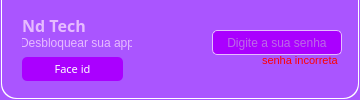
        <widget class="QFrame" name="frame_log">
         <property name="minimumSize">
          <size>
           <width>360</width>
           <height>0</height>
          </size>
         </property>
         <property name="maximumSize">
          <size>
           <width>360</width>
           <height>130</height>
          </size>
         </property>
         <property name="styleSheet">
          <string notr="true">background-color: rgb(170, 85, 255);
border-bottom-right-radius: 15px;
border-bottom-left-radius: 15px;</string>
         </property>
         <property name="frameShape">
          <enum>QFrame::StyledPanel</enum>
         </property>
         <property name="frameShadow">
          <enum>QFrame::Raised</enum>
         </property>
         <layout class="QHBoxLayout" name="horizontalLayout_10">
          <property name="spacing">
           <number>0</number>
          </property>
          <property name="leftMargin">
           <number>0</number>
          </property>
          <property name="topMargin">
           <number>0</number>
          </property>
          <property name="rightMargin">
           <number>0</number>
          </property>
          <property name="bottomMargin">
           <number>1</number>
          </property>
          <item>
           <widget class="QFrame" name="linhaBranca_7">
            <property name="minimumSize">
             <size>
              <width>358</width>
              <height>0</height>
             </size>
            </property>
            <property name="maximumSize">
             <size>
              <width>358</width>
              <height>228</height>
             </size>
            </property>
            <property name="styleSheet">
             <string notr="true">background-color: rgb(255, 255, 255);
border-bottom-right-radius: 15px;
border-bottom-left-radius: 15px;</string>
            </property>
            <property name="frameShape">
             <enum>QFrame::StyledPanel</enum>
            </property>
            <property name="frameShadow">
             <enum>QFrame::Raised</enum>
            </property>
            <layout class="QHBoxLayout" name="horizontalLayout_11">
             <property name="spacing">
              <number>0</number>
             </property>
             <property name="leftMargin">
              <number>0</number>
             </property>
             <property name="topMargin">
              <number>0</number>
             </property>
             <property name="rightMargin">
              <number>0</number>
             </property>
             <property name="bottomMargin">
              <number>1</number>
             </property>
             <item>
              <widget class="QFrame" name="linhaBranca_8">
               <property name="minimumSize">
                <size>
                 <width>356</width>
                 <height>0</height>
                </size>
               </property>
               <property name="maximumSize">
                <size>
                 <width>356</width>
                 <height>227</height>
                </size>
               </property>
               <property name="styleSheet">
                <string notr="true">background-color: rgb(170, 85, 255);
border-bottom-right-radius: 15px;
border-bottom-left-radius: 15px;</string>
               </property>
               <property name="frameShape">
                <enum>QFrame::StyledPanel</enum>
               </property>
               <property name="frameShadow">
                <enum>QFrame::Raised</enum>
               </property>
               <widget class="QPushButton" name="troca">
                <property name="geometry">
                 <rect>
                  <x>20</x>
                  <y>57</y>
                  <width>101</width>
                  <height>24</height>
                 </rect>
                </property>
                <property name="font">
                 <font>
                  <family>Segoe UI Semibold</family>
                  <pointsize>8</pointsize>
                 </font>
                </property>
                <property name="toolTip">
                 <string>&lt;html&gt;&lt;head/&gt;&lt;body&gt;&lt;p&gt;Alterar a froma de login&lt;/p&gt;&lt;/body&gt;&lt;/html&gt;</string>
                </property>
                <property name="styleSheet">
                 <string notr="true">QPushButton{
color:#ffffff;
background-color: rgb(170, 0, 255);
border-radius:5px;
}
QPushButton:hover{
color:#ffffff;
background-color: rgb(149, 0, 223);
border-radius:5px;
}
QPushButton:pressed{
color:#ffffff;
background-color: rgb(170, 0, 255);
border-radius:5px;
}

QToolTip{
background-color: rgb(170, 85, 255);
border-radius:3px;
border:3px solid rgb(255, 255, 255);
}</string>
                </property>
                <property name="text">
                 <string>Face id</string>
                </property>
               </widget>
               <widget class="QLabel" name="desbloquear">
                <property name="geometry">
                 <rect>
                  <x>20</x>
                  <y>35</y>
                  <width>110</width>
                  <height>16</height>
                 </rect>
                </property>
                <property name="styleSheet">
                 <string notr="true">color: rgb(230, 187, 255);
</string>
                </property>
                <property name="text">
                 <string>Desbloquear sua app</string>
                </property>
                <property name="alignment">
                 <set>Qt::AlignCenter</set>
                </property>
               </widget>
               <widget class="QLabel" name="NameEmp">
                <property name="geometry">
                 <rect>
                  <x>17</x>
                  <y>15</y>
                  <width>70</width>
                  <height>20</height>
                 </rect>
                </property>
                <property name="font">
                 <font>
                  <family>Bauhaus 93</family>
                  <pointsize>12</pointsize>
                  <bold>true</bold>
                 </font>
                </property>
                <property name="styleSheet">
                 <string notr="true">color: rgb(230, 187, 255);
</string>
                </property>
                <property name="text">
                 <string>Nd Tech</string>
                </property>
                <property name="alignment">
                 <set>Qt::AlignCenter</set>
                </property>
               </widget>
               <widget class="QLineEdit" name="senha">
                <property name="geometry">
                 <rect>
                  <x>210</x>
                  <y>30</y>
                  <width>130</width>
                  <height>25</height>
                 </rect>
                </property>
                <property name="styleSheet">
                 <string notr="true">QLineEdit{
background-color: rgb(170, 0, 255);
border:1px solid rgb(230, 187, 255);
border-radius:5px;
color: rgb(208, 208, 208)
}


QLineEdit:hover{
background-color: rgb(170, 0, 255);
border:2px solid rgb(230, 187, 255);
border-radius:5px;}

QLineEdit:focus{
background-color: rgb(130, 0, 195);
border:2px solid rgb(230, 187, 255);
border-radius:5px;
color: rgb(230, 187, 255);}</string>
                </property>
                <property name="echoMode">
                 <enum>QLineEdit::Password</enum>
                </property>
                <property name="alignment">
                 <set>Qt::AlignCenter</set>
                </property>
                <property name="placeholderText">
                 <string>Digite a sua senha</string>
                </property>
               </widget>
               <widget class="QLabel" name="logoCamera">
                <property name="geometry">
                 <rect>
                  <x>165</x>
                  <y>10</y>
                  <width>81</width>
                  <height>91</height>
                 </rect>
                </property>
                <property name="text">
                 <string/>
                </property>
                <property name="pixmap">
                 <pixmap>../img/Instagram_90px.png</pixmap>
                </property>
               </widget>
               <widget class="QLabel" name="senhaIncorreta">
                <property name="geometry">
                 <rect>
                  <x>260</x>
                  <y>55</y>
                  <width>81</width>
                  <height>10</height>
                 </rect>
                </property>
                <property name="font">
                 <font>
                  <pointsize>8</pointsize>
                 </font>
                </property>
                <property name="styleSheet">
                 <string notr="true">color: rgb(255, 0, 0);</string>
                </property>
                <property name="text">
                 <string>senha incorreta</string>
                </property>
               </widget>
               <zorder>troca</zorder>
               <zorder>desbloquear</zorder>
               <zorder>NameEmp</zorder>
               <zorder>logoCamera</zorder>
               <zorder>senha</zorder>
               <zorder>senhaIncorreta</zorder>
              </widget>
             </item>
            </layout>
           </widget>
          </item>
         </layout>
        </widget>
